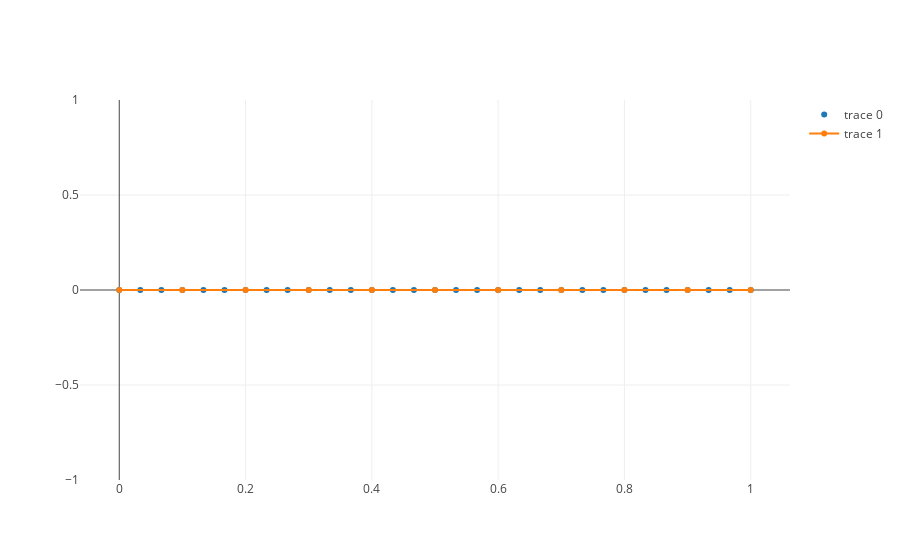

Source (notebook cell):
### Markdown cell above
The domain $\Omega = [0, 1]$, which we discretize with $n$ segments (or elements) $s_i$

### Code cell
#domain
omega = np.array([0, 1])

#number of bases and elements
order = 3
n_elements = 10
n_bases = n_elements + 1 + n_elements*(order-1)

#segments
s = np.linspace(omega[0], omega[1], num=n_elements+1)
# s = np.cumsum(np.random.rand(n_elements+1))
# s = (s-s[0])/(s[-1]-s[0])


nodes = s

for e in range(n_elements):
    tmp = np.linspace(s[e], s[e+1], num=order+1)
    tmp = tmp[1:-1]
    nodes = np.append(nodes, tmp)

#plot
fig = go.Figure(data=[
    go.Scatter(x=nodes, y=np.zeros(nodes.shape), mode='markers'),
    go.Scatter(x=s, y=np.zeros(s.shape), mode='lines+markers')
])
plotly.iplot(fig)

### Figure 1 — Plotly figure (JSON) as saved in the notebook; plotly's stock layout.template omitted (floating-point values rounded to 4 significant figures)
{"data": [{"mode": "markers", "type": "scatter", "uid": "6e1d7ac8-23ce-4ee5-b951-8288dc295b8f", "x": [0, 0.1, 0.2, 0.3, 0.4, 0.5, 0.6, 0.7, 0.8, 0.9, 1, 0.03333, 0.06667, 0.1333, 0.1667, 0.2333, 0.2667, 0.3333, 0.3667, 0.4333, 0.4667, 0.5333, 0.5667, 0.6333, 0.6667, 0.7333, 0.7667, 0.8333, 0.8667, 0.9333, 0.9667], "y": [0, 0, 0, 0, 0, 0, 0, 0, 0, 0, 0, 0, 0, 0, 0, 0, 0, 0, 0, 0, 0, 0, 0, 0, 0, 0, 0, 0, 0, 0, 0]}, {"mode": "lines+markers", "type": "scatter", "uid": "d4a0d0b4-154f-4462-b8af-47832a85c68c", "x": [0, 0.1, 0.2, 0.3, 0.4, 0.5, 0.6, 0.7, 0.8, 0.9, 1], "y": [0, 0, 0, 0, 0, 0, 0, 0, 0, 0, 0]}], "layout": {}}
